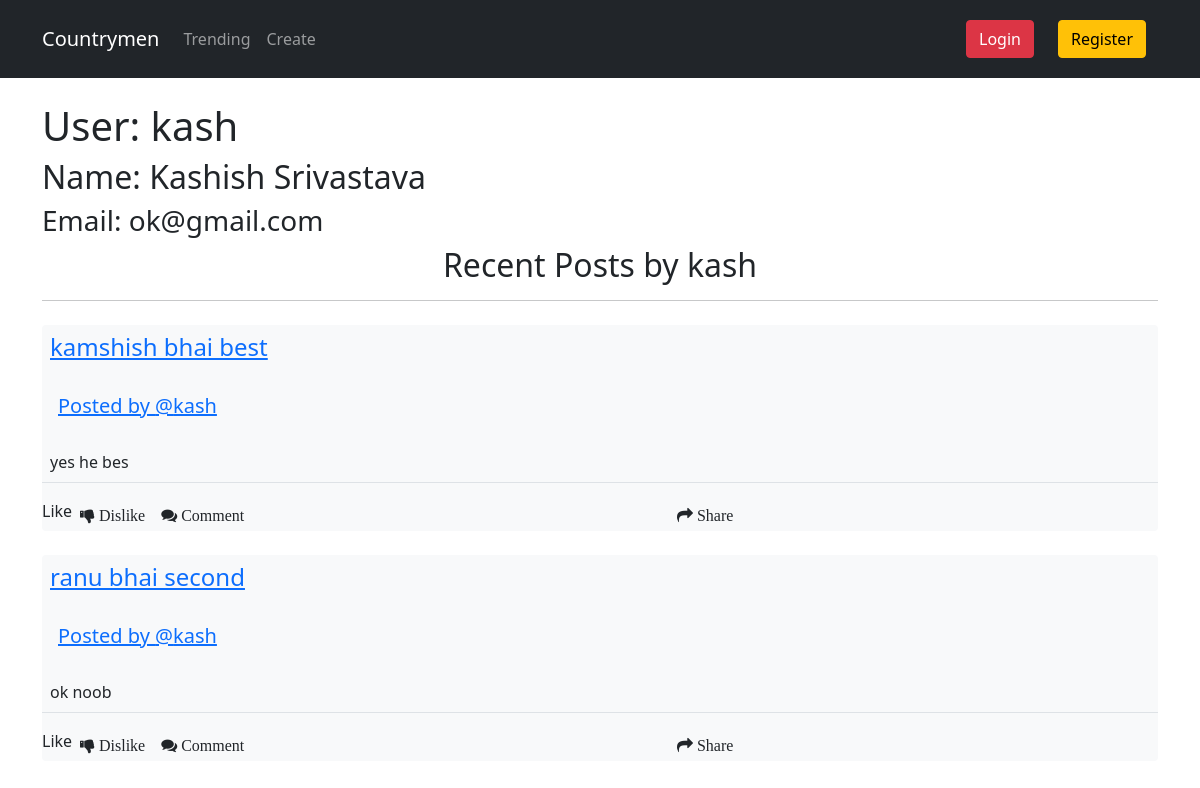
Page /users/kash on the earlier database version.
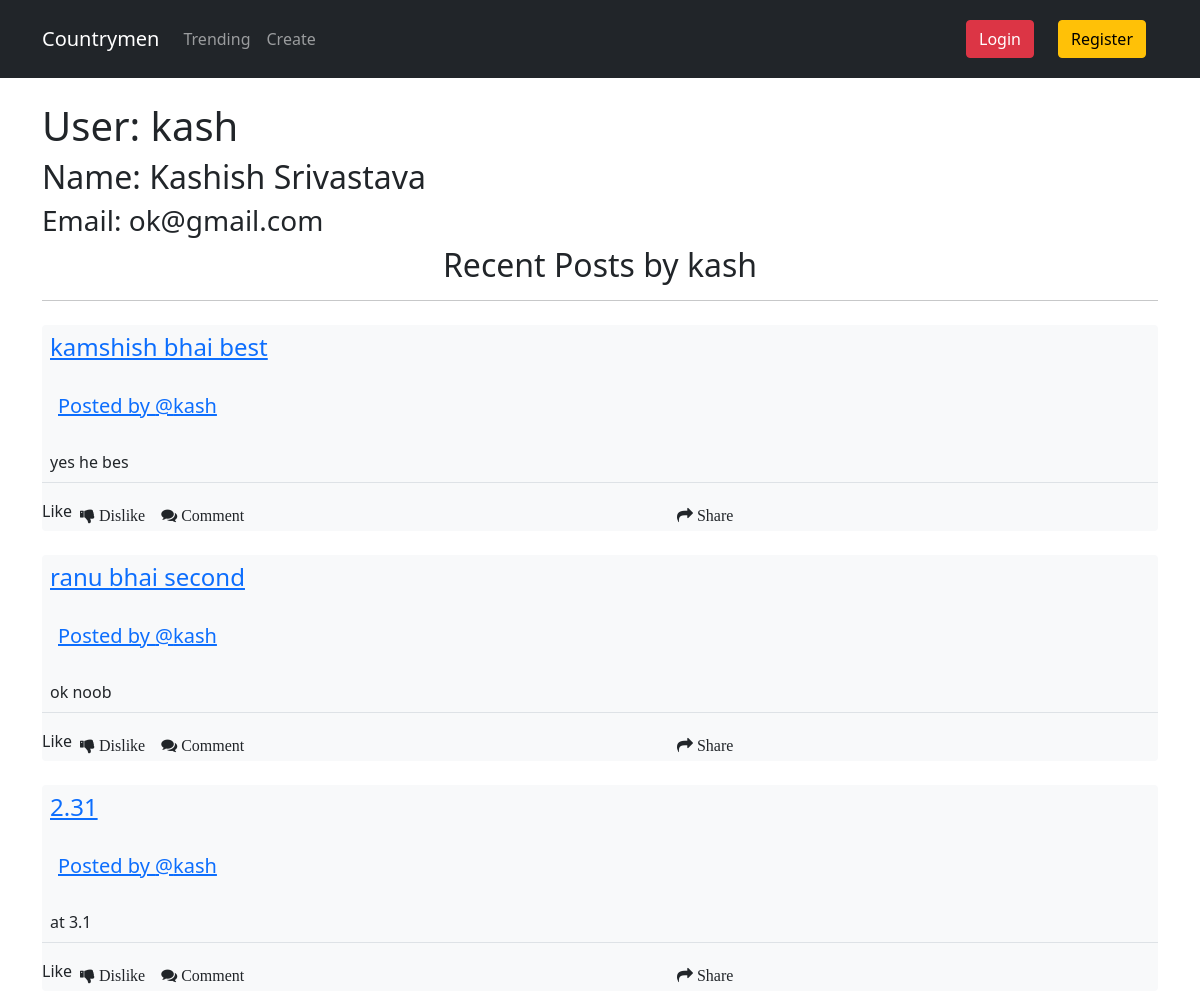
Same page on the later database version.
### agenda/models.py (models this page shows, shortened)
class Agenda(models.Model):
    title = models.CharField(max_length=100)
    text = models.TextField()
    date = models.DateTimeField(auto_now_add = True)
    author = models.ForeignKey(Users,on_delete=models.CASCADE)
    slug = models.SlugField(default='default',editable='False',max_length=100,null=False)

class Users(AbstractUser):
    username = models.CharField(max_length=20,primary_key=True)
    name  = models.CharField(max_length=30)
    image = models.CharField(max_length=20,default="default.jpg")
    email = models.EmailField(null=True)
    def __str__(self):
        return self.username

### agenda/views.py (the view)
# urls.py: path('users/<str:username>', user_profile,name='profile_view'),
def user_profile(request,username):
    user = Users.objects.get(username = username)
    posts = Agenda.objects.filter(author=user)
    context = {'user':user,
                'posts':posts}
    return render(request,'profile.html',context)

### templates/profile.html
{% extends "layout.html" %} {% block content %}
<h1>
    User: {{ user.username }}
</h1>
<h2>
    Name: {{user.name}}
</h2>
<h3>
    Email: {{user.email}}
</h3>
<h2 class="text-center">Recent Posts by {{user.username}}</h2>
<hr>
{% for post in posts %}
<a href="{% url 'agenda_view' post.slug %}">
    <div class="post  mt-4 bg-light rounded border-0 ">
        <h4 class="p-2">{{post.title}}</h4>
        <h5 class="p-3">Posted by
            <a href="{% url 'profile_view' post.author.username %}">
            @{{post.author}}{{post.Aye}}
        </a>
        </h5>
        <p class="border-bottom p-2">{{post.text}}
        </p>
        <span class="d-flex">
         Like
        <i class="fa fa-thumbs-down p-2"> Dislike </i>
        <i class="fa fa-comments p-2"> Comment </i>
        <i class="fa fa-share p-2 m-auto"> Share </i>
    </span>
    </div>
</a>
{% endfor %}
</div>
{% endblock %}

Differences in the rows shown:
added Agenda: title "2.31", author "kash", text "at 3.1"
